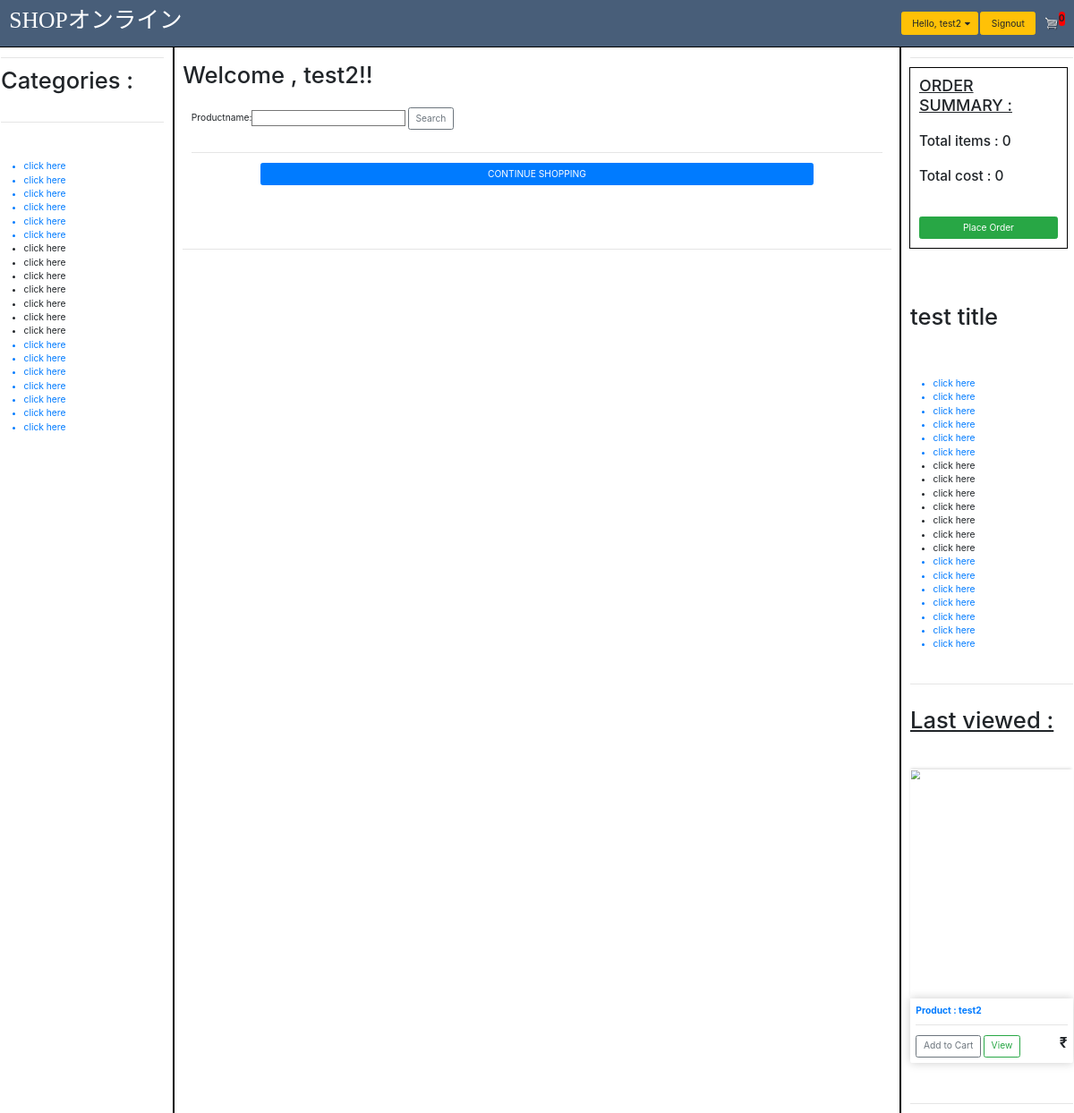
/orders/orderdetails/72 (signed in, upper part), run on an earlier commit of the app's database.
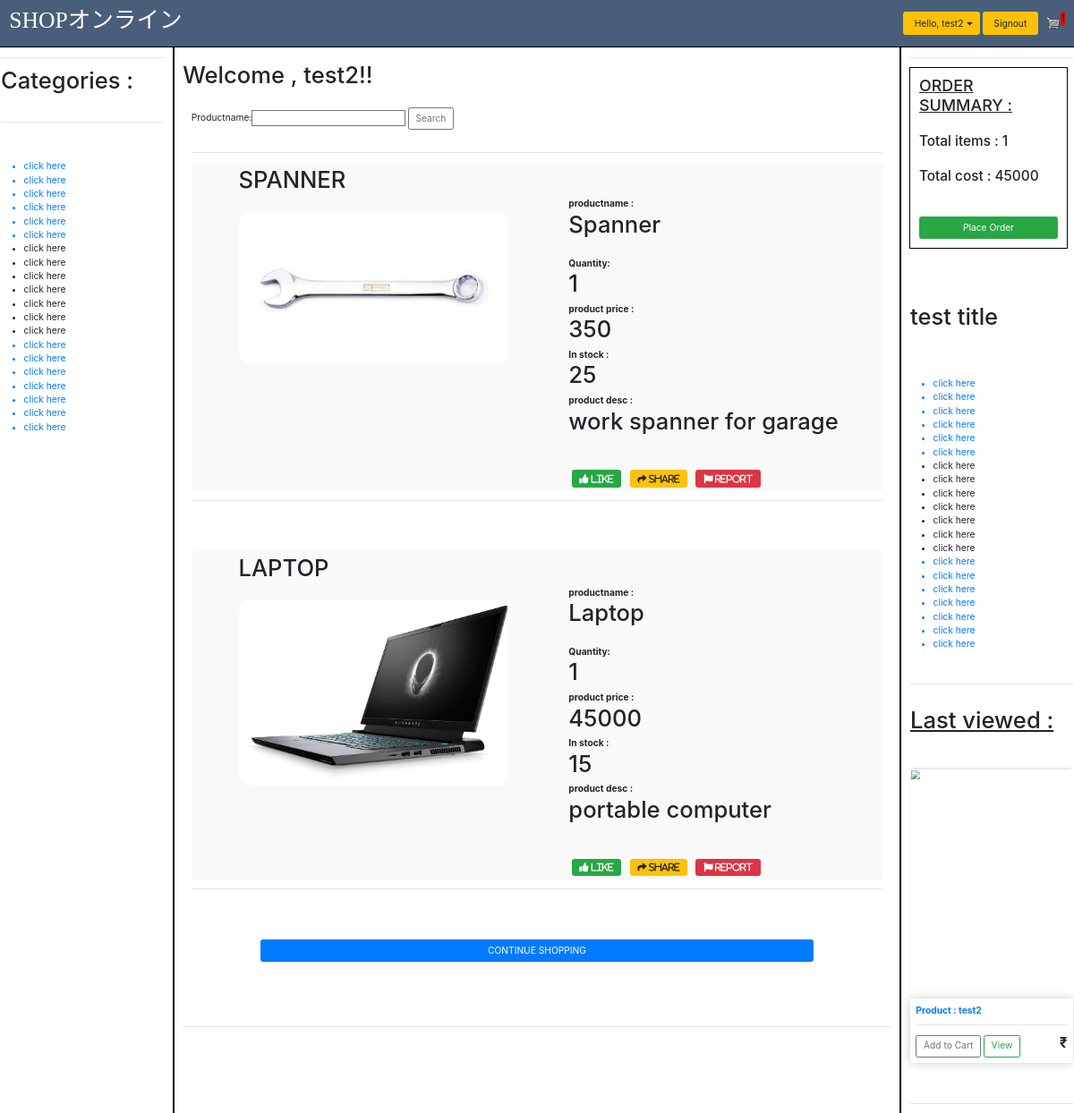
And on a later commit of the database.
### structure/models.py (models this page shows, shortened)
class orderdetails(models.Model):
    DEFAULT_USER_ID = 1
    orderdetailid = models.AutoField(primary_key=True)
    orderdetailnumber = models.IntegerField(blank=True)
    customer = models.ForeignKey(User , on_delete=models.CASCADE , default=DEFAULT_USER_ID)
    order = models.ForeignKey(orders , on_delete=models.CASCADE , blank=True , null = True)
    product = models.ForeignKey(products , on_delete=models.CASCADE)
    price = models.IntegerField()
    quantity = models.IntegerField(validators=[MinValueValidator(1)])
    discount = models.IntegerField(blank=True , default=0)
    date = models.DateTimeField(auto_now=True)

class products(models.Model):
    productid = models.AutoField(primary_key=True)
    productname = models.CharField(max_length=30)
    productdescription = models.CharField(max_length=50, blank=True)
    supplier = models.ForeignKey(suppliers, on_delete=models.CASCADE)
    category = models.ForeignKey(categories , on_delete= models.CASCADE)
    unit_price = models.IntegerField()
    discount = models.IntegerField(blank=True, default=0)
    instock = models.IntegerField(blank=True)
    available = models.BooleanField(default=True)
    currentorders = models.CharField(max_length=100 , blank=True)
    rank = models.IntegerField(blank=True , default=0)
    picture = models.ImageField(default = 'default.png' , upload_to = "product_pictures" , blank = True)
    likes = models.IntegerField(default=0 , blank=True)
    dislikes = models.IntegerField(default=0 , blank=True)
    created_at = models.DateTimeField(null=True , auto_now_add=True)

### orders/views.py (the view)
# urls.py: path('orderdetails/<pk>', views.orderdetail , name = "orderdetail"),
def orderdetail(request, pk):
    print('order details ...')
    form = searchproductform()
    cart_count = orderdetails.objects.filter(customer = request.user , order = None).count()
    myorders = orderdetails.objects.all().filter(order__orderid = pk)
    order_details = orderdetails.objects.all().filter(customer = request.user , order = None)
    totalcost = 0
    for items in order_details:
        totalcost += (items.quantity) * items.product.unit_price
    context = {
        'form' : form ,
        'cart_count' : cart_count,
        'myorders' : myorders,
        'totalcost' : totalcost
    }
    return render(request, 'orders/myorderdetails.html' , context)

### homepage/forms.py
class searchproductform(ModelForm):
    def __init__(self, *args, **kwargs):
        super(searchproductform, self).__init__(*args, **kwargs)
        self.fields['productname'].required = False
    class Meta:
        model = products
        fields = ['productname']

### templates/orders/myorderdetails.html (shortened to what the changed rows need)
<!DOCTYPE html>
{% extends "base.html" %}
{% load static %}
{% load bootstrap_tags %}
{% block leftnav %}
    <div class="right-nav">
        <h1> Categories : </h1><br>
        <br><br>
    </div>
{% endblock %}
{% block rightnav %}
    <div class="right-nav">
        <div style="border: 2px solid black; padding:15px; margin: 0px 0px 0px 0px; margin-right: 10px; margin-left: -1px;">
            <h3> <u> ORDER SUMMARY : </u> </h3>
            <br>
            <h4>Total items : {{cart_count}}</h4> <br>
            <h4>Total cost : {{totalcost}}</h4><br><br>
            <button class="btn btn-success" style="width: 100%;">Place Order</button>
        </div>
        <br><br><br><br>
        <h1>test title</h1>
        <br><br><br>
    </div>
{% endblock %}
{% block body %}
        <br>
        <h1 id="top-section" style="align-items: center;"> Welcome , {{user.username}}!!</h1>
        <br>
        <form action = " {% url 'homepage:home' %}" enctype="multipart/form-data" method="POST">
            <div class="container sign-form">
                {{ form|as_bootstrap  }}
            </div>
        </form>
        <br>
        <div class="container" >
            <hr>
            {% for orderdetailspdt in myorders %}
                <div class="container" style="overflow: hidden; background: #faf9f9;">
                    <div class="row">
                        <div class="col-lg-7">
                            <h1 style=" text-align: left; margin-left: 10%; margin-top: 1%; text-transform: uppercase;">{{orderdetailspdt.product.productname}}</h1><br>
                            <a href="{% url 'products:home' orderdetailspdt.product.productid %}"><img class="product-display" src="{{ orderdetailspdt.product.picture.url }}" alt="error" style="width:70%; margin: 0% 0% 0% 10%;"></a>
                        </div>
                        <div class="col-lg-5" style="text-align: left; margin: 5% 0% 0% -5%;">
                            <b>productname :</b> <h1 style="text-transform: capitalize;">{{orderdetailspdt.product.productname}}</h1>
                            <br>
                            <b>Quantity:</b> <h1>{{orderdetailspdt.quantity}}</h1>
                            <b>product price :</b> <h1>{{orderdetailspdt.product.unit_price}}</h1>
                            <b>In stock :</b> <h1>{{orderdetailspdt.product.instock}}</h1>
                            <b>product desc :</b> <h1>{{orderdetailspdt.product.productdescription}}</h1>
                            <br><br>
                            <span>
                                <button class="fa fa-thumbs-up btn btn-success" style="margin : 5px;"> LIKE </button>
                                <button class="fas fa-share btn btn-warning" style="margin : 5px;"> Share </button>
                                <button class="fas fa-flag btn btn-danger" style="margin : 5px;"> REPORT </button>
                            </span>
                        </div>
                    </div>
                </div>
                <hr><br><br><br>
                {% endfor %}
                <a href="{% url 'homepage:home' %}"><button class="btn btn-primary" style="width: 80%; margin: 0 10%;"> CONTINUE SHOPPING </button><br><br></a>
                <br>
                <br>
            <br>
            </div>
            <br><br>
{% endblock %}

### templates/base.html (shortened to what this page needs)
<!DOCTYPE html>
{% load static %}
<html>
<head>
    <link rel="stylesheet" href="https://stackpath.bootstrapcdn.com/bootstrap/4.4.1/css/bootstrap.min.css">
    <link rel="stylesheet" type="text/css" href="{% static 'css/base.css' %}">
    <link rel="stylesheet" href="https://use.fontawesome.com/releases/v5.12.1/css/all.css">
</head>
<body>
        <nav class="navbar navbar-expand-lg" style="background-color: #485e79;">
        <a class="navbar-brand" href="{% url 'homepage:home' %}"> <h1 style="font-family: comicsans; color: white;" >SHOPオンライン</h1></a>
        <div class="collapse navbar-collapse" id="navbarSupportedContent">
            <ul class="navbar-nav mr-auto">
                <li class="nav-item active">
                    <a class="nav-link" href="#"> <span class="sr-only">(current)</span></a>
                </li>
            </ul>
            <div class="form-inline my-2 my-lg-0">
                {% if user.is_authenticated %}
                    <div class="dropdown">
                        <a href="#" class="btn btn-warning" style="margin: 4px;"><button class = "button btn-warning dropbtn" style="border: none;"> Hello, {{user.username}}</button><i class="fa fa-caret-down"></i></a>
                    </div>
                    <a href="{% url 'registration:signout' %}" class="btn btn-warning"> <button class = "button btn-warning" style="border: none;" onclick="return confirm('are you sure ?') "> Signout </button></a>
                {% else %}
                    <a href="{% url 'registration:signin' %}" style="margin: 4px;" class="btn btn-warning">Signin</a>
                    <a href="{% url 'registration:signup' %}" class="btn btn-warning">Signup</a>
                {% endif %}
                <a href="{% url 'cart:home' %}">
                    <img id="cart-icon" src="{% static 'img/cart.png' %}">
                </a>
                <p id="cart-total" style="background-color: red; border-radius: 22px; ">{{cart_count}}</p>
            </div>
        </div>
    </nav>
    <div class="row">
        <div class="col-md-2" style="border: 2px solid black; min-height: 1550px;">
            {% block leftnav %}
            {% endblock leftnav %}
        </div>
        <div class="col-md-8" style="border: 2px solid black;  min-height: 1350px;">
            {% block body %}
            {% endblock body %}
        </div>
        <div class="col-md-2" style="border: 2px solid black;  min-height: 1350px;">
            {% block rightnav %}
            {% endblock rightnav %}
            {% if request.session.current_pdt_id %}
                <br>
                <hr>
                <br>
                {% include 'nav content/rightnav/rightnav_recentproduct.html' %}
                <br><hr>
            {% endif %}
        </div>
    <br><br>
</body>
</html>

What changed in the data, as far as the page shows it:
added orderdetails: product.productname "SPANNER", product.picture (picture), product.productname "Spanner", quantity "1", product.unit_price "350", product.instock "25", product.productdescription "work spanner for garage"
added orderdetails: product.productname "LAPTOP", product.picture (picture), product.productname "Laptop", quantity "1", product.unit_price "45000", product.instock "15", product.productdescription "portable computer"
Also different on the page:
{{ cart_count }}: "0" → "1"
{{ totalcost }}: "0" → "45000"
